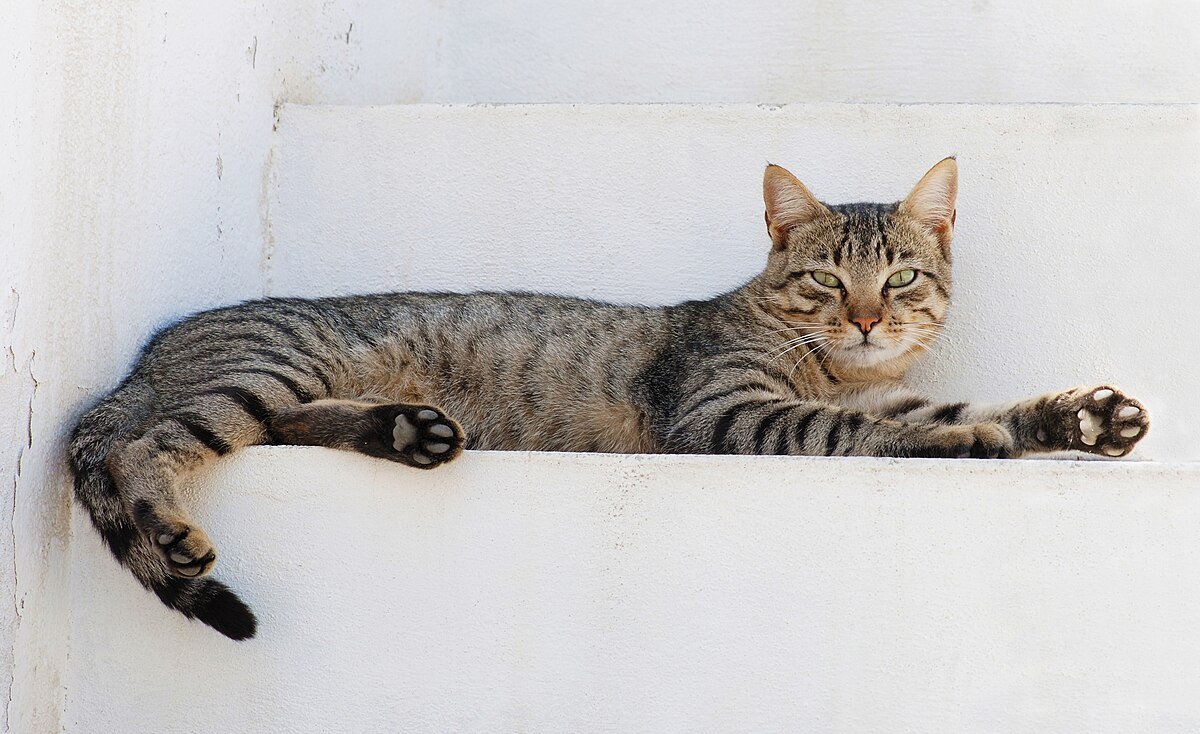
#> input picture Watermark/test/Source and Result/Cat_August_2010-4.jpg, 1200 x 734 px
$ python 'Watermark - Group 4.py'   (older library calls are emulated)
#> lines starting #> are read from the running program, lines starting #| are printed output that depends on the picture
from PIL import Image, ImageDraw, ImageFont

def add_watermark(input_image_path, output_image_path, watermark_text="SECURE"):
#> called with input_image_path = 'Cat_August_2010-4.jpg', output_image_path = 'output.jpg', watermark_text = 'SECURE'
    image = Image.open(input_image_path).convert("RGBA")
    watermark = Image.new("RGBA", image.size, (0, 0, 0, 0))
#> watermark: PIL image 1200x734 RGBA; every value is 0

    font_size = int(min(image.size) / 10)
#> font_size = 73
    try:
        font = ImageFont.truetype("arial.ttf", font_size)
    except IOError:
        font = ImageFont.load_default()

    draw = ImageDraw.Draw(watermark)

    # Use textbbox instead of deprecated textsize
    text_bbox = draw.textbbox((0, 0), watermark_text, font=font)
#> text_bbox = (0, 14, 294, 69)
    text_width = text_bbox[2] - text_bbox[0]
#> text_width = 294
    text_height = text_bbox[3] - text_bbox[1]
#> text_height = 55

    x = image.width - text_width - 10
#> x = 896
    y = image.height - text_height - 10
#> y = 669

    draw.text((x, y), watermark_text, font=font, fill=(255, 0, 0, 128))
    combined = Image.alpha_composite(image, watermark)
    combined.convert("RGB").save(output_image_path, "JPEG")
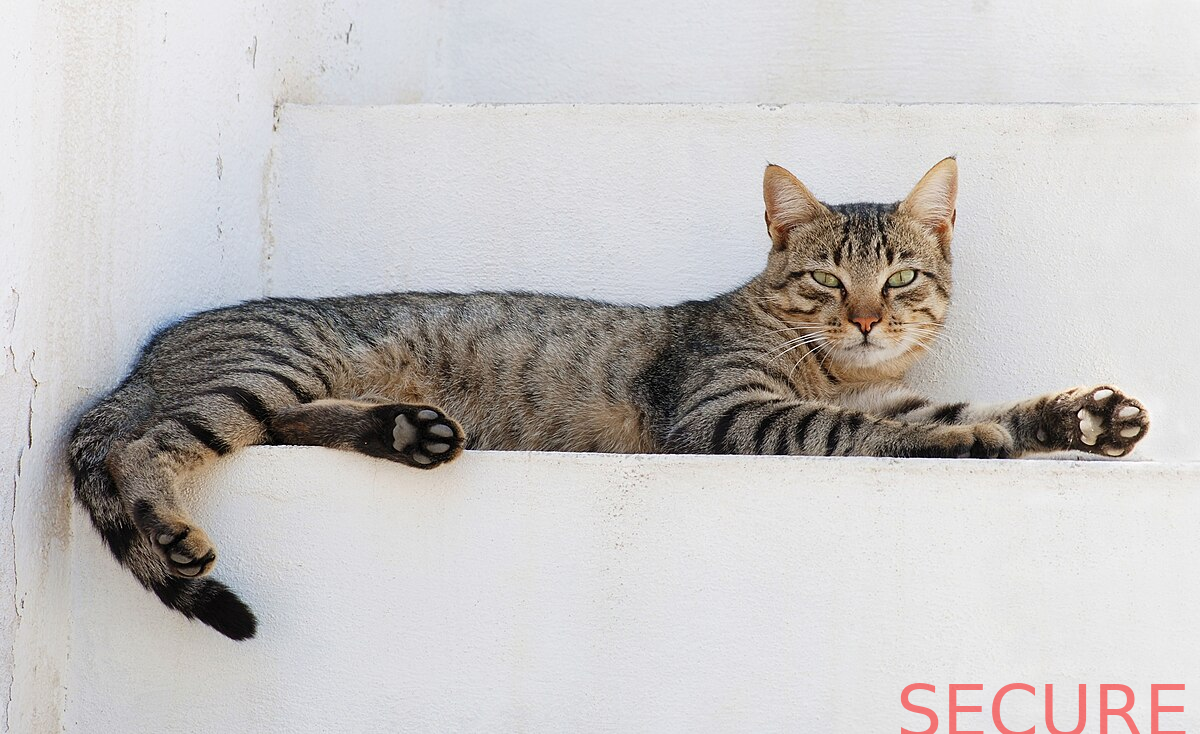
#> saved as output.jpg: PIL image 1200x734 RGB; mean R, G, B 196.5, 193.3, 192.6
    print(f"Watermarked image saved to: {output_image_path}")

# Change filename to match your image
add_watermark("Cat_August_2010-4.jpg", "output.jpg")
